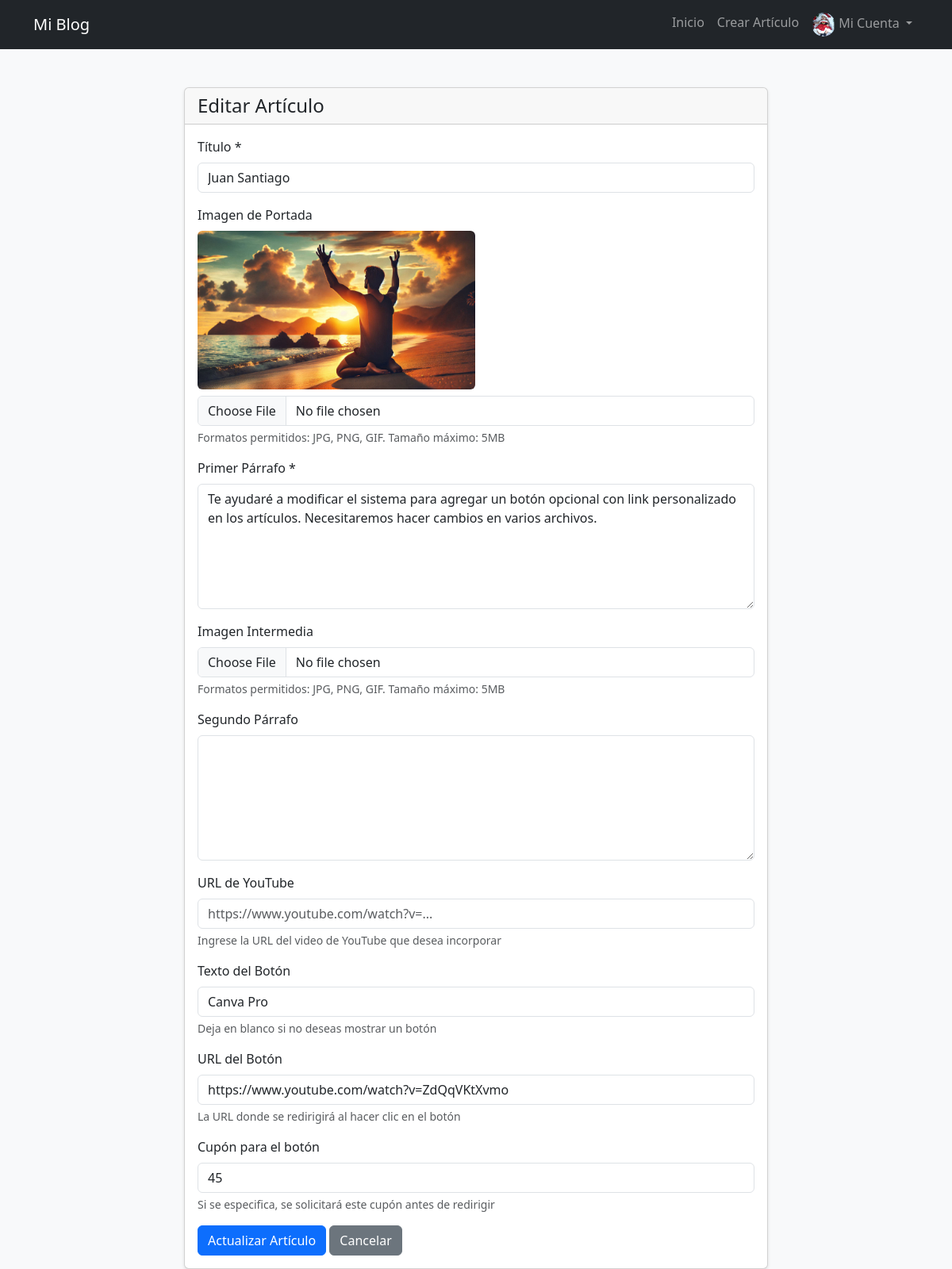
Screenshot of /editar_articulo.php?id=7 (signed in) with the database file from the repository.
### tables this page shows
CREATE TABLE `users` (
  `id` int(11) NOT NULL,
  `username` varchar(50) NOT NULL,
  `password` varchar(255) NOT NULL,
  `email` varchar(100) NOT NULL,
  `created_at` timestamp NOT NULL DEFAULT current_timestamp(),
  `is_admin` tinyint(1) DEFAULT 0,
  `profile_photo` varchar(255) DEFAULT NULL
);

CREATE TABLE `posts` (
  `id` int(11) NOT NULL,
  `user_id` int(11) DEFAULT NULL,
  `title` varchar(200) NOT NULL,
  `content` text NOT NULL,
  `created_at` timestamp NOT NULL DEFAULT current_timestamp(),
  `featured_image` varchar(255) DEFAULT NULL,
  `youtube_url` varchar(255) DEFAULT NULL,
  `content_second` text DEFAULT NULL,
  `middle_image` varchar(255) DEFAULT NULL,
  `button_text` varchar(100) DEFAULT NULL,
  `button_link` varchar(255) DEFAULT NULL,
  `coupon` varchar(50) DEFAULT NULL
);

### editar_articulo.php (the view, shortened to what this page needs)
<?php
require_once 'init.php';
$post = null;
$post_id = $_GET['id'] ?? null;
$stmt = $pdo->prepare("SELECT is_admin FROM users WHERE id = ?");
$stmt->execute([$_SESSION['user_id']]);
$user = $stmt->fetch();
$is_admin = $user['is_admin'] ?? false;
try {
    if ($is_admin) {
        $stmt = $pdo->prepare("SELECT * FROM posts WHERE id = ?");
        $stmt->execute([$post_id]);
    } else {
        $stmt = $pdo->prepare("SELECT * FROM posts WHERE id = ? AND user_id = ?");
        $stmt->execute([$post_id, $_SESSION['user_id']]);
    }
    $post = $stmt->fetch();
} catch (PDOException $e) {
    header('Location: index.php');
    exit();
}
?>
<!DOCTYPE html>
<html lang="es">
<head>
    <link href="https://cdn.jsdelivr.net/npm/bootstrap@5.3.0/dist/css/bootstrap.min.css" rel="stylesheet">
    <link href="css/styles.css" rel="stylesheet">
</head>
<body>
    <?php include 'navbar.php'; ?>
    <div class="container mt-5">
        <div class="row justify-content-center">
            <div class="col-md-8">
                <div class="card">
                    <div class="card-header">
                        <h4 class="mb-0">Editar Artículo</h4>
                    </div>
                    <div class="card-body">
                        <form method="POST" action="editar_articulo.php?id=<?php echo $post_id; ?>" enctype="multipart/form-data">
                            <div class="mb-3">
                                <label for="title" class="form-label">Título *</label>
                                <input type="text" class="form-control" id="title" name="title"
                                       value="<?php echo htmlspecialchars($post['title']); ?>" required>
                            </div>
                            <div class="mb-3">
                                <label for="featured_image" class="form-label">Imagen de Portada</label>
                                <?php if ($post['featured_image']): ?>
                                    <div class="mb-2">
                                        <img src="<?php echo htmlspecialchars($post['featured_image']); ?>"
                                             class="img-fluid rounded" style="max-height: 200px" alt="Imagen actual">
                                    </div>
                                <?php endif; ?>
                                <input type="file" class="form-control" id="featured_image" name="featured_image" accept="image/*">
                                <div class="form-text">Formatos permitidos: JPG, PNG, GIF. Tamaño máximo: 5MB</div>
                            </div>
                            <div class="mb-3">
                                <label for="content" class="form-label">Primer Párrafo *</label>
                                <textarea class="form-control" id="content" name="content" rows="6"
                                          required><?php echo htmlspecialchars($post['content']); ?></textarea>
                            </div>
                            <div class="mb-3">
                                <label for="middle_image" class="form-label">Imagen Intermedia</label>
                                <input type="file" class="form-control" id="middle_image" name="middle_image" accept="image/*">
                                <div class="form-text">Formatos permitidos: JPG, PNG, GIF. Tamaño máximo: 5MB</div>
                            </div>
                            <div class="mb-3">
                                <label for="content_second" class="form-label">Segundo Párrafo</label>
                                <textarea class="form-control" id="content_second" name="content_second"
                                          rows="6"><?php echo htmlspecialchars($post['content_second']); ?></textarea>
                            </div>
                            <div class="mb-3">
                                <label for="youtube_url" class="form-label">URL de YouTube</label>
                                <input type="url" class="form-control" id="youtube_url" name="youtube_url"
                                       value="<?php echo htmlspecialchars($post['youtube_url']); ?>"
                                       placeholder="https://www.youtube.com/watch?v=...">
                                <div class="form-text">Ingrese la URL del video de YouTube que desea incorporar</div>
                            </div>
                            <div class="mb-3">
                                <label for="button_text" class="form-label">Texto del Botón</label>
                                <input type="text" class="form-control" id="button_text" name="button_text"
                                       value="<?php echo htmlspecialchars($post['button_text']); ?>"
                                       placeholder="Ej: Leer más, Ver detalles, etc.">
                                <div class="form-text">Deja en blanco si no deseas mostrar un botón</div>
                            </div>
                            <div class="mb-3">
                                <label for="button_link" class="form-label">URL del Botón</label>
                                <input type="url" class="form-control" id="button_link" name="button_link"
                                       value="<?php echo htmlspecialchars($post['button_link']); ?>"
                                       placeholder="https://ejemplo.com">
                                <div class="form-text">La URL donde se redirigirá al hacer clic en el botón</div>
                            </div>
                            <div class="mb-3">
                                <label for="coupon" class="form-label">Cupón para el botón</label>
                                <input type="text" class="form-control" id="coupon" name="coupon"
                                    value="<?php echo htmlspecialchars($post['coupon']); ?>"
                                    placeholder="Dejar en blanco si no requiere cupón">
                                <div class="form-text">Si se especifica, se solicitará este cupón antes de redirigir</div>
                            </div>
                            <button type="submit" class="btn btn-primary">Actualizar Artículo</button>
                            <a href="post.php?id=<?php echo $post_id; ?>" class="btn btn-secondary">Cancelar</a>
                        </form>
                    </div>
                </div>
            </div>
        </div>
    </div>
</body>
</html>

### navbar.php (shortened to what this page needs)
<?php
require_once 'init.php';
if (isset($_SESSION['user_id'])) {
    $stmt = $pdo->prepare("SELECT profile_photo FROM users WHERE id = ?");
    $stmt->execute([$_SESSION['user_id']]);
    $userNav = $stmt->fetch(PDO::FETCH_ASSOC);
} else {
    $userNav = null;
}
?>
<nav class="navbar navbar-expand-lg navbar-dark bg-dark">
    <div class="container">
        <a class="navbar-brand" href="index.php">Mi Blog</a>
        <div class="collapse navbar-collapse" id="navbarNav">
            <ul class="navbar-nav ms-auto">
                <li class="nav-item">
                    <a class="nav-link" href="index.php">Inicio</a>
                </li>
                <?php if (isset($_SESSION['user_id'])): ?>
                    <li class="nav-item">
                        <a class="nav-link" href="crear_articulo.php">Crear Artículo</a>
                    </li>
                    <li class="nav-item dropdown">
                        <a class="nav-link dropdown-toggle" href="#" role="button" data-bs-toggle="dropdown">
                            <?php if (isset($userNav['profile_photo']) && !empty($userNav['profile_photo']) && file_exists($userNav['profile_photo'])): ?>
                                <img src="<?php echo htmlspecialchars($userNav['profile_photo']); ?>"
                                    alt="Perfil"
                                    class="rounded-circle"
                                    style="width: 30px; height: 30px; object-fit: cover;">
                            <?php endif; ?>
                            Mi Cuenta
                        </a>
                    </li>
                <?php endif; ?>
            </ul>
        </div>
    </div>
</nav>

### css/styles.css (style rules this page uses)
body { background-color: #f8f9fa; }
.navbar { margin-bottom: 2rem; }
.card { box-shadow: 0 2px 4px rgba(0,0,0,0.1); }

### rows the page displays
users: profile_photo (picture)
posts: title "Juan Santiago", featured_image (picture), content "Te ayudaré a modificar el sistema para agregar un botón opcional con link personalizado en los artículos. Necesitaremos hacer cambios en varios archivos.", button_text "Canva Pro", button_link "https://www.youtube.com/watch?v=ZdQqVKtXvmo", coupon "45"
